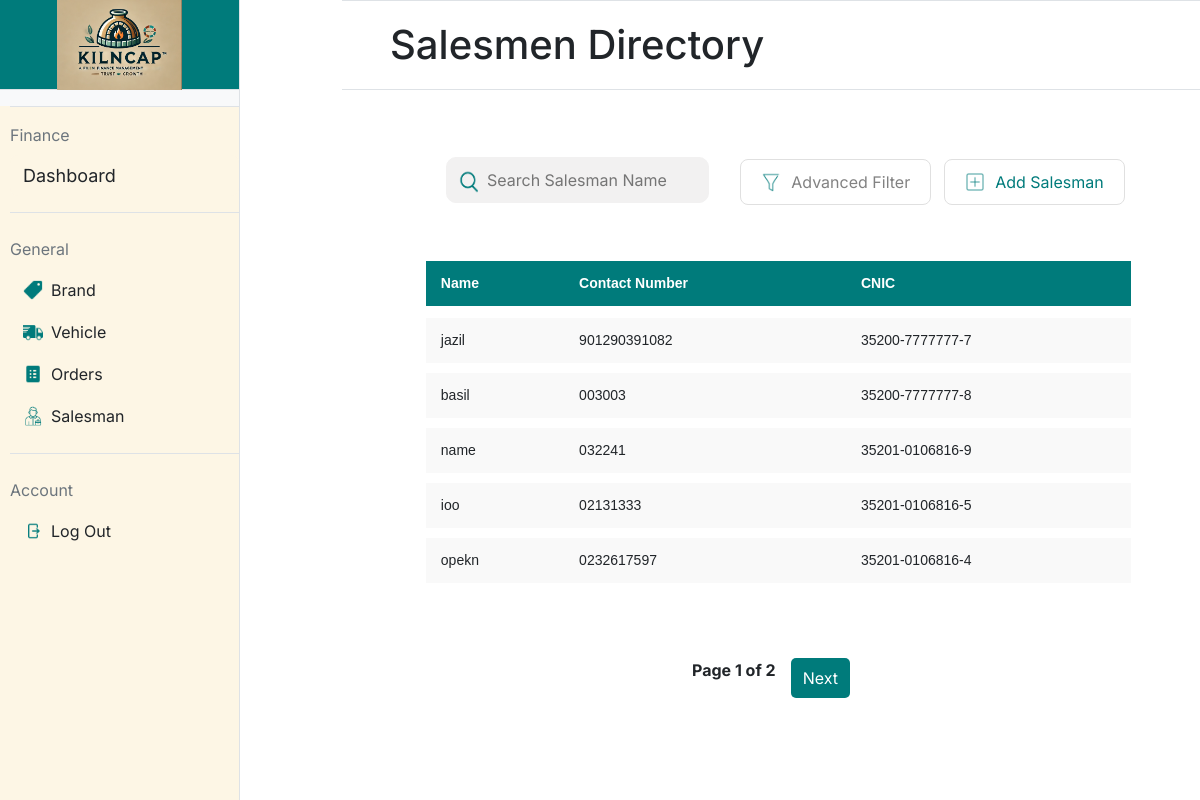
Screenshot of /salesman (signed in) with the database file from the repository.
### app.py (models this page shows, shortened)
class Salesman(db.Model):
    __tablename__ = 'salesmen'
    id = db.Column(db.Integer, primary_key=True)  # Salesman ID (Primary Key)
    name = db.Column(db.String(100), nullable=False)  # Salesman's name
    contact_no = db.Column(db.String(15), unique=True, nullable=False)  # Salesman's contact number
    cnic = db.Column(db.String(15), unique=True, nullable=False)  # Salesman's CNIC (Computerized National Identity Card)

### app.py (the view)
@app.route('/salesman', methods=['GET'])
@login_required
def salesman():
    page = request.args.get('page', 1, type=int)  # Get the current page number from the URL query parameter
    per_page = 5  # Number of salesmen to display per page
    salesmen_paginated = Salesman.query.paginate(page=page, per_page=per_page)  # Query the salesmen with pagination
    return render_template('salesman.html', salesmen=salesmen_paginated.items, pagination=salesmen_paginated)

### app.py (called while the page is built)
@login_manager.user_loader
def load_user(user_id):
    return User.query.get(int(user_id))

    @property
    def is_active(self):
        return True

### templates/salesman.html (shortened to what this page needs)
{% extends "base.html" %}
{% block title %}
<link rel="stylesheet" href="static/salesman.css">
{% endblock %}
{% block mainheading %}
Salesmen Directory
{% endblock %}
{% block maincontent %}
<div>
    <table style="padding-left: 5.5%;width: 100%; table-layout: fixed;">
        <form action="{{ url_for('salesman_list_buttons') }}" method="post" style="width: 100%;">
            <td style="width:30%; padding-left: 85px;">
                <div style="position: relative; width: 100%;">
                    <img src="/static/icons/search-icon.png"
                         alt="Search Icon"
                         style="position: absolute; left: 7px; top: 60%; transform: translateY(-50%); width: 30px; height: 30px;">
                    <input type="text" name="search_text" title="Press Enter to Search"
                           placeholder="Search Salesman Name"
                           style="width: 100%; padding-left: 40px;" onkeydown="if(event.key === 'Enter'){ this.form.submit(); }">
                </div>
            </td>
        </form>
        <form action="{{ url_for('salesman_list_buttons') }}" method="post" style="width: 100%;">
            <td style="width: 20%; padding-left: 30px; padding-top:15px; text-align: left; font-size: 16px; font-weight: bold;">
                <button class="styled-button" type="button" id="filterButton" value="filter">
                    <img src="/static/icons/filter-icon.png" alt="Icon" class="button-icon">
                   Advanced Filter
                </button>
            </td>
            <td style="width: 20%; ; padding-top:15px; text-align: right;">
                <button class="styled-button" name="button" value="add_salesman">
                    <img src="/static/icons/add-icon.png" alt="Icon" class="button-icon">
                    <div style="color:#007B7B">Add Salesman</div>
                </button>
            </td>
        </form>
    </table>
    <div style="padding: 5.5%;">
        <table class="styled-table" style="padding-left: 20px; width: 100%; border-collapse: separate; border-spacing: 0 10px;">
            <thead>
                <tr>
                    <th>Name</th>
                    <th>Contact Number</th>
                    <th>CNIC</th>
                </tr>
            </thead>
            <tbody>
                {% for salesman in salesmen %}
                <tr data-url="{{ url_for('salesman_details', salesman_id=salesman.id) }}" onclick="redirectToDetails(this)" style="cursor: pointer;">
                    <td>{{ salesman.name }}</td>
                    <td>{{ salesman.contact_no }}</td>
                    <td>{{ salesman.cnic }}</td>
                </tr>
                {% endfor %}
            </tbody>
        </table>
    </div>
    <div class="pagination">
        <span>Page {{ pagination.page }} of {{ pagination.pages }}</span>
        {% if pagination.has_next %}
        <a href="{{ url_for('salesman', page=pagination.next_num) }}">Next</a>
        {% endif %}
    </div>
</div>
{% endblock %}

### static/styles.css (style rules this page uses)
body { font-family: "Inter"; margin: 0; height: 100vh; display: flex; }
input[type="text"], input[type="password"] { width: 100%; padding: 10px; margin-top: 10px; background-color: #f2f1f1; border: 1px solid #f2f1f1; border-radius: 10px; }

### static/salesman.css (style rules this page uses)
body { font-family: "Inter"; margin: 0; height: 100vh; display: flex; flex-direction: column; overflow-x: hidden; }
.styled-button { display: flex; align-items: center; padding: 10px 20px; font-size: 16px; background-color: #ffffff; color: #828282; border: 1px #e0e0e0 solid; border-radius: 8px; cursor: pointer; outline: none; }
.button-icon { height: 20px; margin-right: 10px; }
.styled-table { width: 500px; border-collapse: separate; border-spacing: 0 10px; font-family: Arial, sans-serif; font-size: 14px; }
.styled-table thead tr { background-color: #007b7b; color: white; text-align: left; height: 40px; }
.styled-table th, .styled-table td { padding: 12px 15px; }
.styled-table tbody tr { background-color: #f9f9f9; border-bottom: 1px solid #dddddd; }
.styled-table tbody tr:last-of-type { border-bottom: none; }
.styled-table th { border-bottom: 2px solid white; font-weight: bold; }
.pagination { display: flex; justify-content: center; margin: 20px 0; }
.pagination a { margin: 0 5px; padding: 8px 12px; text-decoration: none; color: white; background-color: #007b7b; border-radius: 5px; }
.pagination span { margin: 0 10px; font-weight: bold; }

### rows the page displays
Salesman: name "jazil", contact_no "901290391082", cnic "35200-7777777-7"
Salesman: name "basil", contact_no "003003", cnic "35200-7777777-8"
Salesman: name "name", contact_no "032241", cnic "35201-0106816-9"
Salesman: name "ioo", contact_no "02131333", cnic "35201-0106816-5"
Salesman: name "opekn", contact_no "0232617597", cnic "35201-0106816-4"

### other values shown
{{ pagination.page }} "1"
{{ pagination.pages }} "2"
